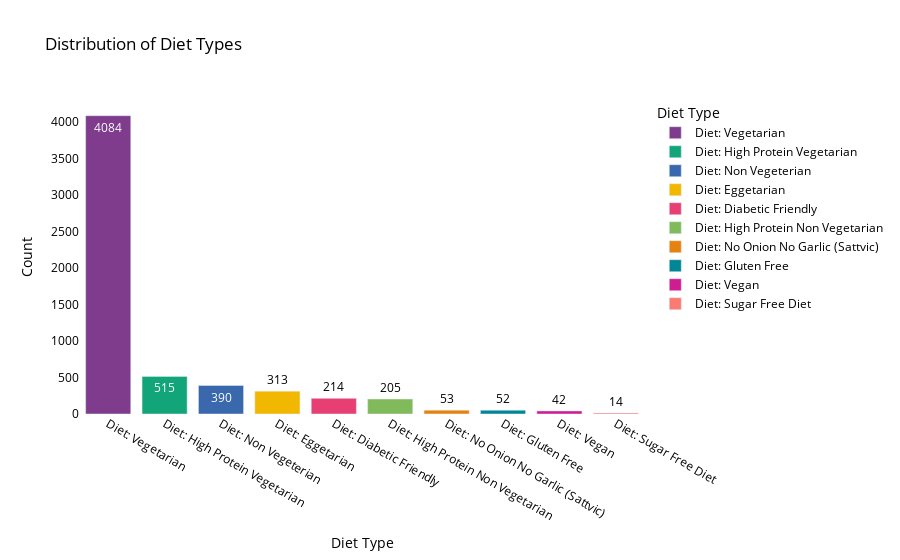

Source (notebook cell):
### Code cell
# Get the count of each diet type
diet_counts = df['Diet_Type'].value_counts().reset_index()
diet_counts.columns = ['Diet_Type', 'Count']

# Create the bar plot for diet types with count values displayed on top
fig = px.bar(diet_counts, x='Diet_Type', y='Count', title='Distribution of Diet Types',
             labels={'Diet_Type': 'Diet Type', 'Count': 'Count'},
             color='Diet_Type',
             color_discrete_sequence=px.colors.qualitative.Bold,  # You can choose any predefined color sequence
             text='Count')  # Use the actual count values as text

# Update layout for better visualization
fig.update_layout(
    title='Distribution of Diet Types',
    xaxis_title='Diet Type',
    yaxis_title='Count',
    plot_bgcolor='white',  # Set plot background color to white
    paper_bgcolor='white',  # Set paper background color to white
    font=dict(color='black')  # Set font color to black for better readability
)

# Show the plot
fig.show()

### Figure 1 — Plotly figure (JSON) as saved in the notebook; plotly's stock layout.template omitted (floating-point values rounded to 4 significant figures)
{"data": [{"alignmentgroup": "True", "hovertemplate": "Diet Type=%{x}<br>Count=%{text}<extra></extra>", "legendgroup": "Diet: Vegetarian", "marker": {"color": "rgb(127, 60, 141)", "pattern": {"shape": ""}}, "name": "Diet: Vegetarian", "offsetgroup": "Diet: Vegetarian", "orientation": "v", "showlegend": true, "text": [4084], "textposition": "auto", "type": "bar", "x": ["Diet: Vegetarian"], "xaxis": "x", "y": [4084], "yaxis": "y"}, {"alignmentgroup": "True", "hovertemplate": "Diet Type=%{x}<br>Count=%{text}<extra></extra>", "legendgroup": "Diet: High Protein Vegetarian", "marker": {"color": "rgb(17, 165, 121)", "pattern": {"shape": ""}}, "name": "Diet: High Protein Vegetarian", "offsetgroup": "Diet: High Protein Vegetarian", "orientation": "v", "showlegend": true, "text": [515], "textposition": "auto", "type": "bar", "x": ["Diet: High Protein Vegetarian"], "xaxis": "x", "y": [515], "yaxis": "y"}, {"alignmentgroup": "True", "hovertemplate": "Diet Type=%{x}<br>Count=%{text}<extra></extra>", "legendgroup": "Diet: Non Vegeterian", "marker": {"color": "rgb(57, 105, 172)", "pattern": {"shape": ""}}, "name": "Diet: Non Vegeterian", "offsetgroup": "Diet: Non Vegeterian", "orientation": "v", "showlegend": true, "text": [390], "textposition": "auto", "type": "bar", "x": ["Diet: Non Vegeterian"], "xaxis": "x", "y": [390], "yaxis": "y"}, {"alignmentgroup": "True", "hovertemplate": "Diet Type=%{x}<br>Count=%{text}<extra></extra>", "legendgroup": "Diet: Eggetarian", "marker": {"color": "rgb(242, 183, 1)", "pattern": {"shape": ""}}, "name": "Diet: Eggetarian", "offsetgroup": "Diet: Eggetarian", "orientation": "v", "showlegend": true, "text": [313], "textposition": "auto", "type": "bar", "x": ["Diet: Eggetarian"], "xaxis": "x", "y": [313], "yaxis": "y"}, {"alignmentgroup": "True", "hovertemplate": "Diet Type=%{x}<br>Count=%{text}<extra></extra>", "legendgroup": "Diet: Diabetic Friendly", "marker": {"color": "rgb(231, 63, 116)", "pattern": {"shape": ""}}, "name": "Diet: Diabetic Friendly", "offsetgroup": "Diet: Diabetic Friendly", "orientation": "v", "showlegend": true, "text": [214], "textposition": "auto", "type": "bar", "x": ["Diet: Diabetic Friendly"], "xaxis": "x", "y": [214], "yaxis": "y"}, {"alignmentgroup": "True", "hovertemplate": "Diet Type=%{x}<br>Count=%{text}<extra></extra>", "legendgroup": "Diet: High Protein Non Vegetarian", "marker": {"color": "rgb(128, 186, 90)", "pattern": {"shape": ""}}, "name": "Diet: High Protein Non Vegetarian", "offsetgroup": "Diet: High Protein Non Vegetarian", "orientation": "v", "showlegend": true, "text": [205], "textposition": "auto", "type": "bar", "x": ["Diet: High Protein Non Vegetarian"], "xaxis": "x", "y": [205], "yaxis": "y"}, {"alignmentgroup": "True", "hovertemplate": "Diet Type=%{x}<br>Count=%{text}<extra></extra>", "legendgroup": "Diet: No Onion No Garlic (Sattvic)", "marker": {"color": "rgb(230, 131, 16)", "pattern": {"shape": ""}}, "name": "Diet: No Onion No Garlic (Sattvic)", "offsetgroup": "Diet: No Onion No Garlic (Sattvic)", "orientation": "v", "showlegend": true, "text": [53], "textposition": "auto", "type": "bar", "x": ["Diet: No Onion No Garlic (Sattvic)"], "xaxis": "x", "y": [53], "yaxis": "y"}, {"alignmentgroup": "True", "hovertemplate": "Diet Type=%{x}<br>Count=%{text}<extra></extra>", "legendgroup": "Diet: Gluten Free", "marker": {"color": "rgb(0, 134, 149)", "pattern": {"shape": ""}}, "name": "Diet: Gluten Free", "offsetgroup": "Diet: Gluten Free", "orientation": "v", "showlegend": true, "text": [52], "textposition": "auto", "type": "bar", "x": ["Diet: Gluten Free"], "xaxis": "x", "y": [52], "yaxis": "y"}, {"alignmentgroup": "True", "hovertemplate": "Diet Type=%{x}<br>Count=%{text}<extra></extra>", "legendgroup": "Diet: Vegan", "marker": {"color": "rgb(207, 28, 144)", "pattern": {"shape": ""}}, "name": "Diet: Vegan", "offsetgroup": "Diet: Vegan", "orientation": "v", "showlegend": true, "text": [42], "textposition": "auto", "type": "bar", "x": ["Diet: Vegan"], "xaxis": "x", "y": [42], "yaxis": "y"}, {"alignmentgroup": "True", "hovertemplate": "Diet Type=%{x}<br>Count=%{text}<extra></extra>", "legendgroup": "Diet: Sugar Free Diet", "marker": {"color": "rgb(249, 123, 114)", "pattern": {"shape": ""}}, "name": "Diet: Sugar Free Diet", "offsetgroup": "Diet: Sugar Free Diet", "orientation": "v", "showlegend": true, "text": [14], "textposition": "auto", "type": "bar", "x": ["Diet: Sugar Free Diet"], "xaxis": "x", "y": [14], "yaxis": "y"}], "layout": {"barmode": "relative", "font": {"color": "black"}, "legend": {"title": {"text": "Diet Type"}, "tracegroupgap": 0}, "paper_bgcolor": "white", "plot_bgcolor": "white", "title": {"text": "Distribution of Diet Types"}, "xaxis": {"anchor": "y", "categoryarray": ["Diet: Vegetarian", "Diet: High Protein Vegetarian", "Diet: Non Vegeterian", "Diet: Eggetarian", "Diet: Diabetic Friendly", "Diet: High Protein Non Vegetarian", "Diet: No Onion No Garlic (Sattvic)", "Diet: Gluten Free", "Diet: Vegan", "Diet: Sugar Free Diet"], "categoryorder": "array", "domain": [0, 1], "title": {"text": "Diet Type"}}, "yaxis": {"anchor": "x", "domain": [0, 1], "title": {"text": "Count"}}}}
